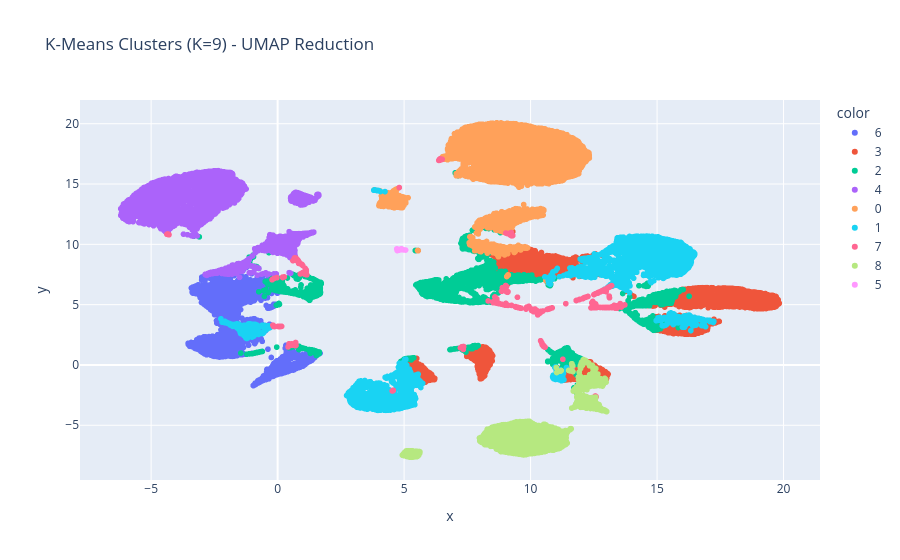

The cell this chart's notebook holds for it:
### Code cell
fig = px.scatter(x=loitering_X_UMAP[:, 0], y=loitering_X_UMAP[:, 1],
                 color=cluster_labels.astype(str),
                 title=f'K-Means Clusters (K={chosen_k}) - UMAP Reduction')
fig.show()

### Figure 1 — Plotly figure (JSON) as saved in the notebook; plotly's stock layout.template omitted (floating-point values rounded to 4 significant figures; data arrays with more than 128 entries replaced by an {"elided": "..."} marker saying what was removed)
{"data": [{"hovertemplate": "color=6<br>x=%{x}<br>y=%{y}<extra></extra>", "legendgroup": "6", "marker": {"color": "#636efa", "symbol": "circle"}, "mode": "markers", "name": "6", "showlegend": true, "type": "scattergl", "x": {"elided": "5346 float values"}, "xaxis": "x", "y": {"elided": "5346 float values"}, "yaxis": "y"}, {"hovertemplate": "color=3<br>x=%{x}<br>y=%{y}<extra></extra>", "legendgroup": "3", "marker": {"color": "#EF553B", "symbol": "circle"}, "mode": "markers", "name": "3", "showlegend": true, "type": "scattergl", "x": {"elided": "7937 float values"}, "xaxis": "x", "y": {"elided": "7937 float values"}, "yaxis": "y"}, {"hovertemplate": "color=2<br>x=%{x}<br>y=%{y}<extra></extra>", "legendgroup": "2", "marker": {"color": "#00cc96", "symbol": "circle"}, "mode": "markers", "name": "2", "showlegend": true, "type": "scattergl", "x": {"elided": "4218 float values"}, "xaxis": "x", "y": {"elided": "4218 float values"}, "yaxis": "y"}, {"hovertemplate": "color=4<br>x=%{x}<br>y=%{y}<extra></extra>", "legendgroup": "4", "marker": {"color": "#ab63fa", "symbol": "circle"}, "mode": "markers", "name": "4", "showlegend": true, "type": "scattergl", "x": {"elided": "7462 float values"}, "xaxis": "x", "y": {"elided": "7462 float values"}, "yaxis": "y"}, {"hovertemplate": "color=0<br>x=%{x}<br>y=%{y}<extra></extra>", "legendgroup": "0", "marker": {"color": "#FFA15A", "symbol": "circle"}, "mode": "markers", "name": "0", "showlegend": true, "type": "scattergl", "x": {"elided": "10396 float values"}, "xaxis": "x", "y": {"elided": "10396 float values"}, "yaxis": "y"}, {"hovertemplate": "color=1<br>x=%{x}<br>y=%{y}<extra></extra>", "legendgroup": "1", "marker": {"color": "#19d3f3", "symbol": "circle"}, "mode": "markers", "name": "1", "showlegend": true, "type": "scattergl", "x": {"elided": "6493 float values"}, "xaxis": "x", "y": {"elided": "6493 float values"}, "yaxis": "y"}, {"hovertemplate": "color=7<br>x=%{x}<br>y=%{y}<extra></extra>", "legendgroup": "7", "marker": {"color": "#FF6692", "symbol": "circle"}, "mode": "markers", "name": "7", "showlegend": true, "type": "scattergl", "x": {"elided": "615 float values"}, "xaxis": "x", "y": {"elided": "615 float values"}, "yaxis": "y"}, {"hovertemplate": "color=8<br>x=%{x}<br>y=%{y}<extra></extra>", "legendgroup": "8", "marker": {"color": "#B6E880", "symbol": "circle"}, "mode": "markers", "name": "8", "showlegend": true, "type": "scattergl", "x": {"elided": "4040 float values"}, "xaxis": "x", "y": {"elided": "4040 float values"}, "yaxis": "y"}, {"hovertemplate": "color=5<br>x=%{x}<br>y=%{y}<extra></extra>", "legendgroup": "5", "marker": {"color": "#FF97FF", "symbol": "circle"}, "mode": "markers", "name": "5", "showlegend": true, "type": "scattergl", "x": [4.769, 4.762, 4.767, 4.792, 4.772, 4.86, 4.77, 4.762, 4.979, 4.712, 4.72, 4.786, 4.766, 4.785, 4.768, 4.852, 4.732, 4.769, 4.721, 4.853, 4.716, 4.713, 4.763, 4.768, 4.858, 4.856, 4.773, 4.855, 4.77, 4.854, 4.767, 4.861, 4.896, 4.789, 4.783, 4.714, 4.918, 4.86, 4.767, 4.769, 4.764, 4.835, 4.764, 4.713, 4.714, 4.712, 4.817, 4.766, 4.773, 4.84, 4.714, 4.859, 4.841, 4.762, 4.873, 4.826, 4.834, 4.787, 4.781, 5.058, 4.844, 4.729], "xaxis": "x", "y": [9.522, 9.527, 9.524, 9.513, 9.523, 9.584, 9.522, 9.528, 9.539, 9.615, 9.611, 9.532, 9.521, 9.526, 9.522, 9.587, 9.605, 9.523, 9.606, 9.586, 9.609, 9.611, 9.518, 9.522, 9.592, 9.591, 9.527, 9.588, 9.523, 9.583, 9.521, 9.597, 9.631, 9.533, 9.527, 9.612, 9.56, 9.59, 9.523, 9.523, 9.525, 9.557, 9.52, 9.612, 9.607, 9.613, 9.545, 9.52, 9.525, 9.564, 9.612, 9.593, 9.556, 9.523, 9.604, 9.554, 9.541, 9.532, 9.526, 9.53, 9.573, 9.484], "yaxis": "y"}], "layout": {"legend": {"title": {"text": "color"}, "tracegroupgap": 0}, "title": {"text": "K-Means Clusters (K=9) - UMAP Reduction"}, "xaxis": {"anchor": "y", "domain": [0, 1], "title": {"text": "x"}}, "yaxis": {"anchor": "x", "domain": [0, 1], "title": {"text": "y"}}}}
